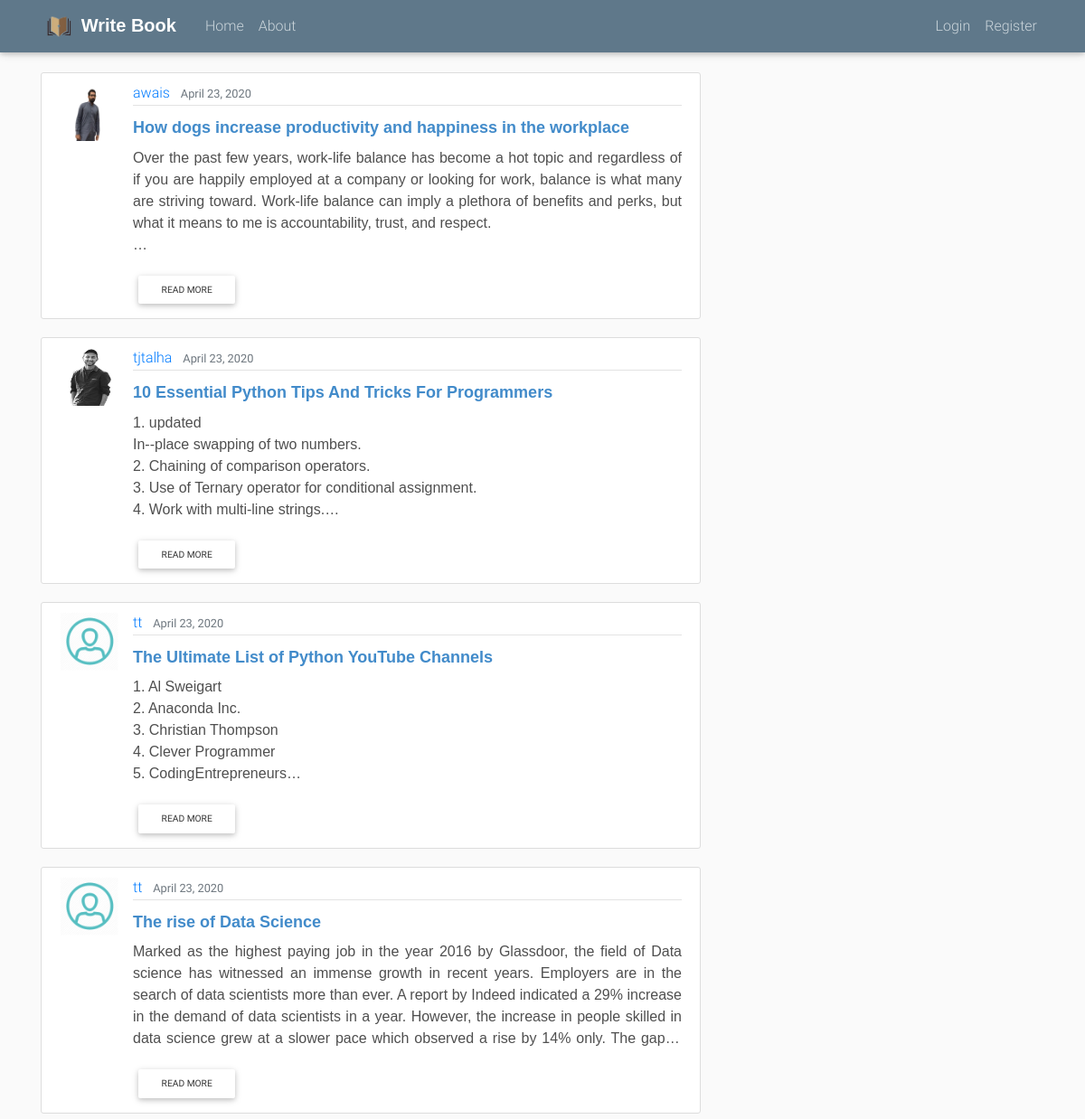
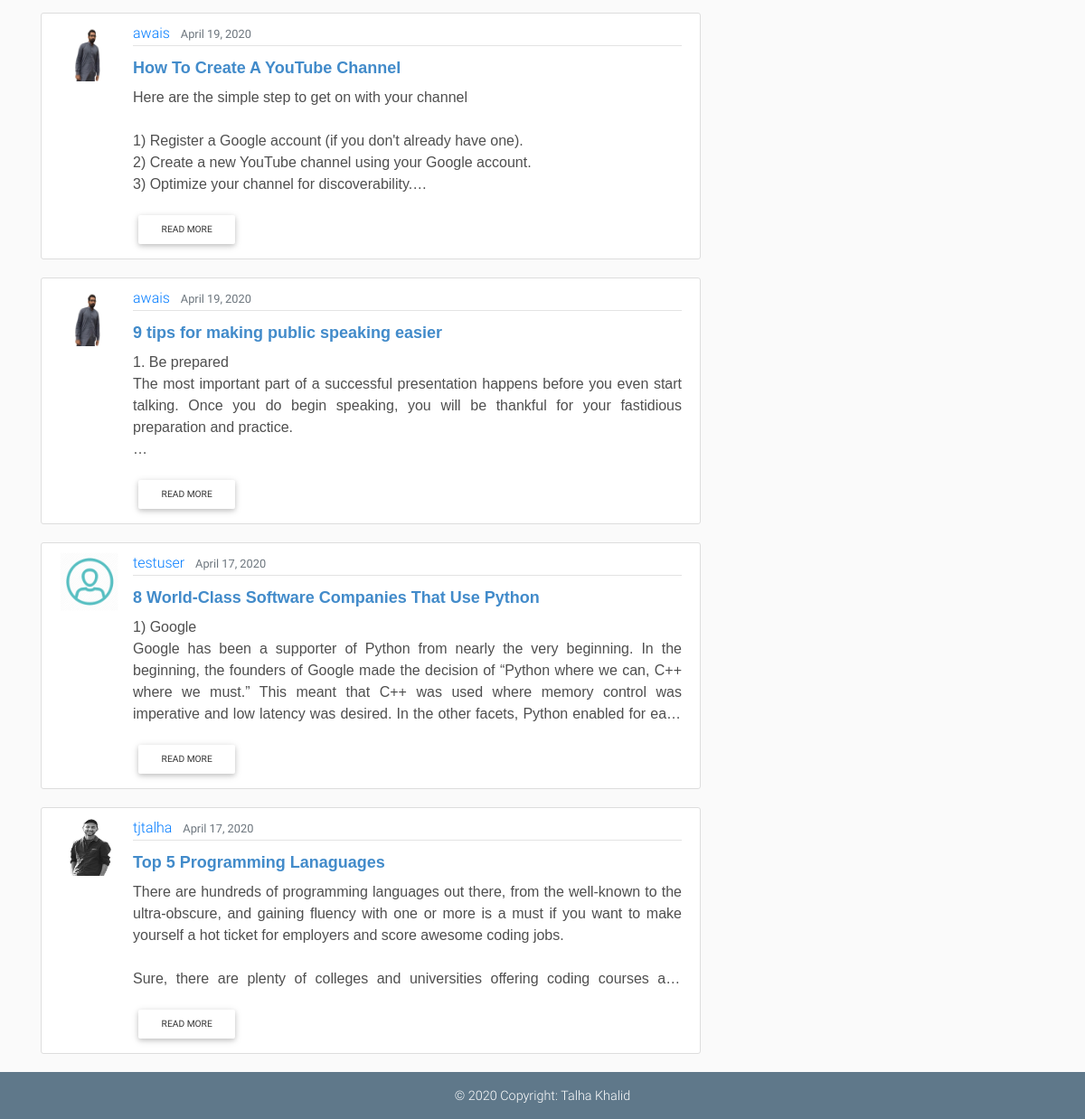
The page / on the database its author committed (2 pictures, top to bottom).
### blog/models.py (models this page shows, shortened)
class Post(models.Model):
    title = models.CharField(max_length=100)
    content = models.TextField()
    date_posted = models.DateTimeField(default=timezone.now)
    author = models.ForeignKey(User, on_delete=models.CASCADE)

### users/models.py (models this page shows, shortened)
class Profile(models.Model):
    user = models.OneToOneField(User, on_delete=models.CASCADE)
    image = models.ImageField(default='default.png', upload_to='profile_pics')

### blog/views.py (the view)
# urls.py: path('', PostListView.as_view(), name='home'),
class PostListView(ListView):
    model = Post
    template_name = 'blog/home.html'  # <app>/<model>_<viewtype>.html
    context_object_name = 'posts'
    ordering = ['-date_posted']
    paginate_by = 8

### templates/blog/home.html (shortened to what this page needs)
{% extends 'base.html' %}
{% load static %}
{% block content %}
<div class="container">
    <div class="row">
    <div class="col-md-8">
    {% for post in posts %}
    <article class="media content-section">
    <img class='rounded-cirle article-img' src="{{ post.author.profile.image.url }}">
    <div class="media-body">
        <div class="article-metadata">
        <a class="mr-2" href="{% url 'user-posts' post.author.username %}">{{ post.author }}</a>
        <small class="text-muted">{{ post.date_posted |date:"F d, Y" }}</small>
        </div>
        <h3><a class=" article-title" href="{% url 'post-detail' post.id %}">{{ post.title }}</a></h3>
        <p class="dark-grey-text article-content blog-home-text-content">{{ post.content }}</p>
        <a href="{% url 'post-detail' post.id %}" class="btn btn-sm btn-rounded btn-md">Read more</a>
    </div>
    </article>
    {% endfor %}
    </div>
      </div>
</div>
{% endblock %}

### templates/base.html (shortened to what this page needs)
<!DOCTYPE html>
<html lang="en">
{% load static %}
<head>
  <link rel="stylesheet" href="https://use.fontawesome.com/releases/v5.11.2/css/all.css">
  <link href="{% static 'css/main.css' %}" rel="stylesheet">
  <link href="{% static 'css/bootstrap.min.css' %}" rel="stylesheet">
  <link href="{% static 'css/mdb.min.css' %}" rel="stylesheet">
  <link href="{% static 'css/style.min.css' %}" rel="stylesheet">
</head>
<body >
  {% include 'partials/_navbar.html' %}
  <main role="main" >
    <div class="containerbody">
        {% block content %}{% endblock %}
        <div class="push"></div>
      </div>
</main>
{% include 'partials/_footer.html' %}
</body>
</html>

### templates/partials/_navbar.html (shortened to what this page needs)
{% load static %}
<header class="site-header">
  <nav class="navbar navbar-expand-md navbar-dark bg-steel fixed-top">
    <div class="container">
      <a class="navbar-brand mr-4 logotext" href="{% url 'home' %}">
        <img src="{% static 'img/logo.png' %}" height="30" alt="write book"> Write Book
      </a>
      <div class="collapse navbar-collapse" id="navbarToggle">
        <div class="navbar-nav mr-auto">
          <a class="nav-item nav-link" href="{% url 'home' %}">Home</a>
          <a class="nav-item nav-link" href="{% url 'about' %}">About</a>
        </div>
        <div class="navbar-nav">
          {% if user.is_authenticated %}
          <a class="nav-item nav-link" href="{% url 'post-create' %}">New Post</a>
          <a class="nav-item nav-link" href="{% url 'profile' %}">Profile</a>
          <a class="nav-item nav-link" href="{% url 'logout' %}">Logout</a>
          {% else %}
            <a class="nav-item nav-link" href="{% url 'login' %}">Login</a>
            <a class="nav-item nav-link" href="{% url 'register' %}">Register</a>
          {% endif %}
        </div>
      </div>
    </div>
  </nav>
</header>

### templates/partials/_footer.html
<footer class="page-footer  font-small bg-steel py-3 text-center ">
  <div  class="footer">
    © 2020 Copyright:
    <a href="https://talhakhalid.tk/" target="_blank"> Talha Khalid </a>
  </div>
  </footer>

### main/static/css/main.css (style rules this page uses)
body { background: #fafafa; color: #333333; margin-top: 5rem; }
h1, h2, h3, h4, h5, h6 { color: #444444; }
.bg-steel { background-color: #5f788a; }
.site-header .navbar-nav .nav-link { color: #cbd5db; }
.content-section { background: #ffffff; padding: 10px 20px; border: 1px solid #dddddd; border-radius: 3px; margin-bottom: 20px; }
.article-title { color: #444444; }
.article-content { white-space: pre-line; }
.article-img { height: 65px; width: 65px; margin-right: 16px; }
.article-metadata { padding-bottom: 1px; margin-bottom: 4px; border-bottom: 1px solid #e3e3e3 }

### rows shown on the page
Post: author.profile.image (picture), author "awais", date_posted "April 23, 2020", title "How dogs increase productivity and happiness in the workplace", content "Over the past few years, work-life balance has become a hot topic and regardless of if you are happily employed at a company or looking for work, balance is what many are striving toward. Work-life balance can imply a plethora of benefits and perks, but what it means to me is accountability, trust, and…"
Post: author.profile.image (picture), author "tjtalha", date_posted "April 23, 2020", title "10 Essential Python Tips And Tricks For Programmers", content "1. updated In--place swapping of two numbers. 2. Chaining of comparison operators. 3. Use of Ternary operator for conditional assignment. 4. Work with multi-line…"
Post: author.profile.image (placeholder picture), author "tt", date_posted "April 23, 2020", title "The Ultimate List of Python YouTube Channels", content "1. Al Sweigart 2. Anaconda Inc. 3. Christian Thompson 4. Clever Programmer 5.…"
Post: author.profile.image (placeholder picture), author "tt", date_posted "April 23, 2020", title "The rise of Data Science", content "Marked as the highest paying job in the year 2016 by Glassdoor, the field of Data science has witnessed an immense growth in recent years. Employers are in the search of data scientists more than ever. A report by Indeed indicated a 29% increase in the demand of data scientists in a year. However, the increase in people skilled in data science grew at a slower pace which observed a rise by 14% only. The gap…"
Post: author.profile.image (picture), author "awais", date_posted "April 19, 2020", title "How To Create A YouTube Channel", content "Here are the simple step to get on with your channel 1) Register a Google account (if you don't already have one). 2) Create a new YouTube channel using your Google account. 3) Optimize your channel for…"
Post: author.profile.image (picture), author "awais", date_posted "April 19, 2020", title "9 tips for making public speaking easier", content "1. Be prepared The most important part of a successful presentation happens before you even start talking. Once you do begin speaking, you will be thankful for your fastidious preparation and…"
Post: author.profile.image (placeholder picture), author "testuser", date_posted "April 17, 2020", title "8 World-Class Software Companies That Use Python", content "1) Google Google has been a supporter of Python from nearly the very beginning. In the beginning, the founders of Google made the decision of “Python where we can, C++ where we must.” This meant that C++ was used where memory control was imperative and low latency was desired. In the other facets, Python enabled for…"
Post: author.profile.image (picture), author "tjtalha", date_posted "April 17, 2020", title "Top 5 Programming Lanaguages", content "There are hundreds of programming languages out there, from the well-known to the ultra-obscure, and gaining fluency with one or more is a must if you want to make yourself a hot ticket for employers and score awesome coding jobs. Sure, there are plenty of colleges and universities offering coding courses…"
